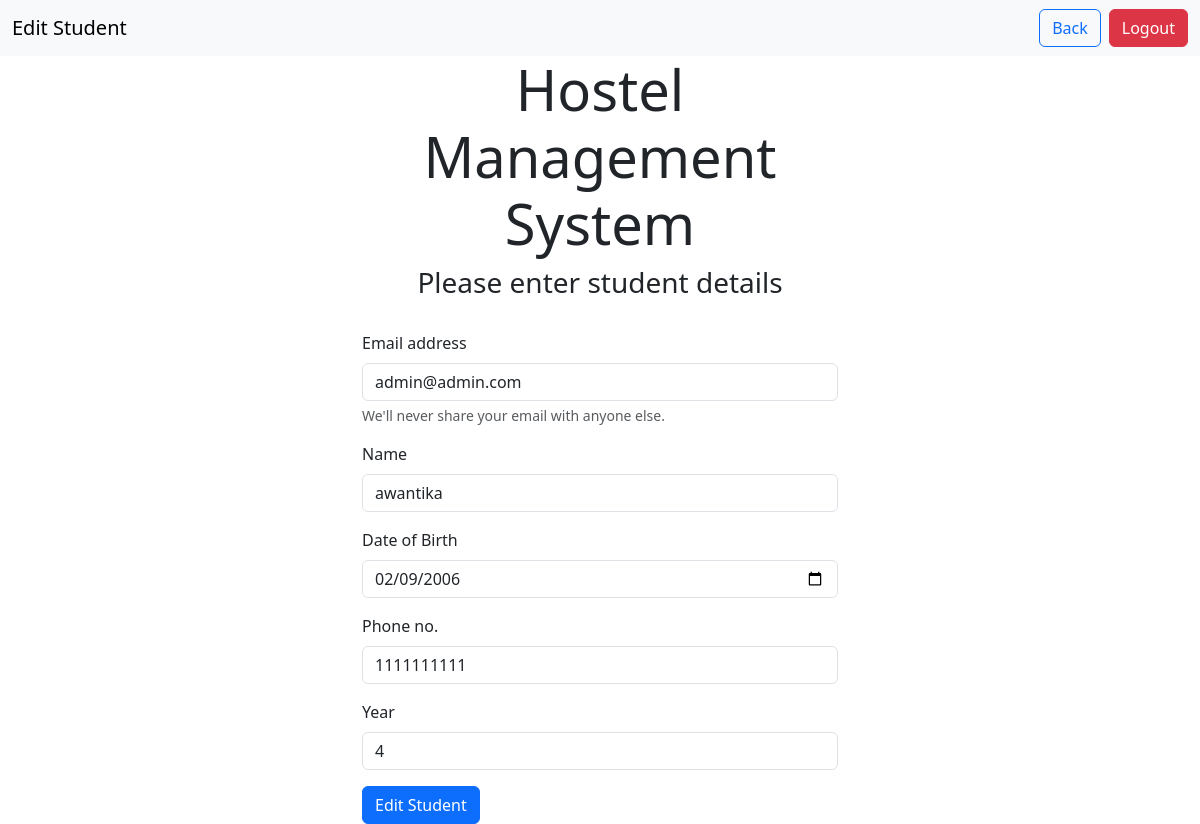
The app's page /staff/editDetail.php?email=admin@admin.com (signed in) with its own data.
### tables this page shows
CREATE TABLE `student` (
  `name` text NOT NULL,
  `email` varchar(20) NOT NULL,
  `password` varchar(10) NOT NULL,
  `dob` date NOT NULL,
  `year` int(4) NOT NULL,
  `contact` varchar(10) NOT NULL
);

### staff/editDetail.php (the view, shortened to what this page needs)
<?php
include "../backend/connection.php";
    $email = $_GET['email'];
    $sql = "select * from student where email='$email' ";
    $result = mysqli_query($conn, $sql);
    if (mysqli_num_rows($result)) {
      $row = mysqli_fetch_assoc($result);
    }
    else{
      echo"<script>
      alert('data cannot be xxxx fetched!')
      window.location.href='/hostel/studentdetail.php';
      </script>";
    }
?>
<!DOCTYPE html>
<html lang="en">
<head>
  <link href="https://cdn.jsdelivr.net/npm/bootstrap@5.3.3/dist/css/bootstrap.min.css" rel="stylesheet"
>
</head>
<body>
<nav class="navbar bg-body-tertiary">
  <div class="container-fluid">
    <a class="navbar-brand">Edit Student</a>
    <div class="d-flex" >
    <a class="btn btn-outline-primary mx-2" href="./dashboard.php">Back</a>
    <a class="btn btn-danger" href="./backend/logout.php">Logout</a>
    </div>
  </div>
</nav>
  <div class="container col-5 m-auto">
    <h1 class="display-4 text-center">Hostel Management System</h1>
    <h3 class="text-center ">Please enter student details</h3>
    <br>
    <form action="/hostel/backend/edit_backend.php" method="POST">
      <div class="mb-3">
      <label for="email" class="form-label">Email address</label>
        <input type="email" class="form-control" id="email" name="email" value="<?=$row['email']?>" readonly>
        <div id="emailHelp" class="form-text">We'll never share your email with anyone else.</div>
        </div>
        <div class="mb-3">
          <label for="name" class="form-label">Name</label>
          <input type="text" class="form-control" id="name" name="name" value="<?=$row['name']?>">
        </div>
      <div class="mb-3">
        <label for="dob" class="form-label">Date of Birth</label>
        <input type="date" class="form-control" id="dob" name="dob" value="<?=$row['dob']?>">
      </div>
      <div class="mb-3">
        <label for="contact" class="form-label">Phone no.</label>
        <input type="tel" class="form-control" id="contact" name="contact" value="<?=$row['contact']?>">
      </div>
      <div class="mb-3">
        <label for="year" class="form-label">Year</label>
        <input type="number" class="form-control" id="year" name="year" value="<?=$row['year']?>" max=4 min=1>
      </div>
      <button type="submit" class="btn btn-primary " name="submit">Edit Student</button>
    </form>
  </div>
</body>
</html>

### records on screen
student: email "admin@admin.com", name "awantika", dob "02/09/2006", contact "1111111111", year "4"
